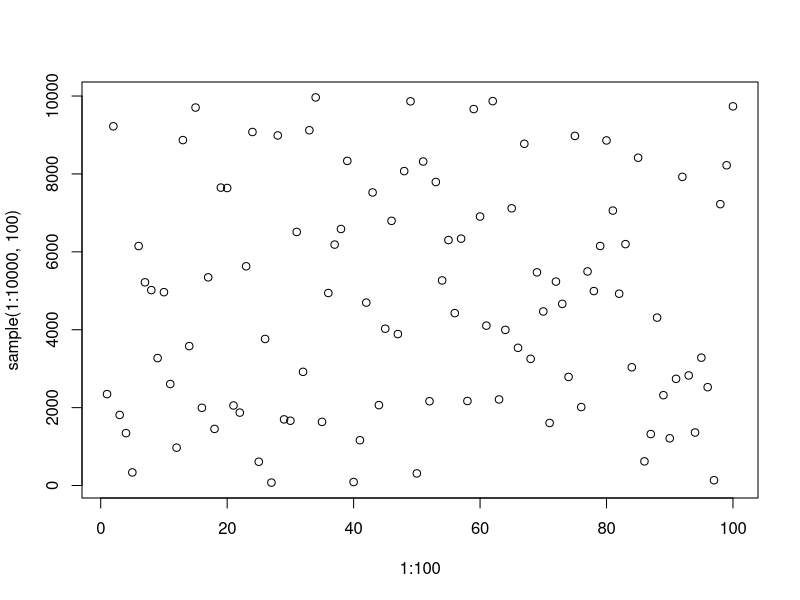

Generate this figure with R:
## ---- chunk 1
knitr::opts_chunk$set(echo = TRUE)
def.chunk.hook  <- knitr::knit_hooks$get("chunk")
knitr::knit_hooks$set(chunk = function(x, options) {
  x <- def.chunk.hook(x, options)
  ifelse(options$size != "normalsize", paste0("\n \\", options$size,"\n\n", x, "\n\n \\normalsize"), paste0("\n \\", "footnotesize","\n\n", x, "\n\n \\normalsize"))
})
## ---- chunk 2
library("dplyr")
worldTFR <- read.csv('./worldTFR.csv')
## ---- chunk 3
worldTFR.na <- worldTFR %>% 
  filter(complete.cases(.)) # na.omit()
worldTFR.na %>% 
  arrange(Year, TFR)
## ---- chunk 4
plot(1:100, sample(1:10000, 100))
